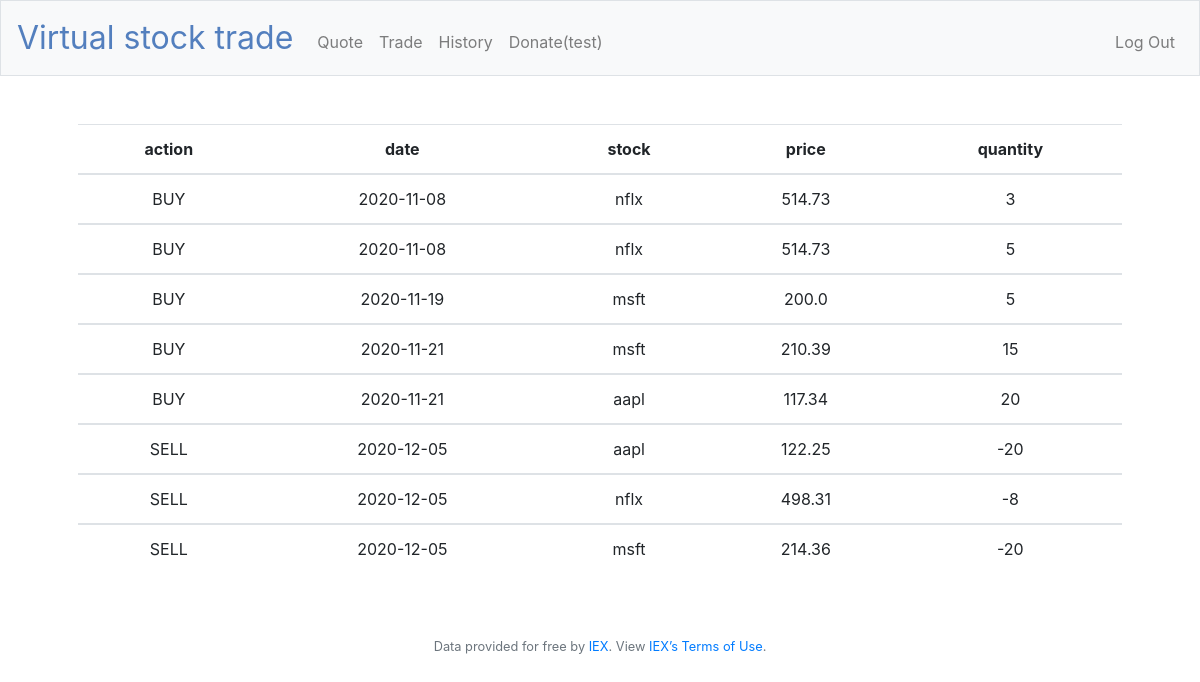
Screenshot of /history (signed in) with the database file from the repository.
### tables this page shows
CREATE TABLE 'stock' ('buy' boolean NOT NULL, 'date' date NOT NULL, 'stock' varchar(8) NOT NULL, 'price' real NOT NULL, 'quantity' bigint NOT NULL, 'username' char(8));

### project/finance/application.py (the view)
@app.route("/history")
@login_required
def history():
    rows = db.execute("select * from stock  WHERE username = :id",
                id=session["user_id"] )
    return render_template("history.html" , rows = rows)

### project/finance/application.py (called while the page is built)
@app.after_request
def after_request(response):
    response.headers["Cache-Control"] = "no-cache, no-store, must-revalidate"
    response.headers["Expires"] = 0
    response.headers["Pragma"] = "no-cache"
    return response

### project/finance/helpers.py (called while the page is built)
def login_required(f):
    @wraps(f)
    def decorated_function(*args, **kwargs):
        if session.get("user_id") is None:
            return redirect("/login")
        return f(*args, **kwargs)
    return decorated_function

### project/finance/templates/history.html (shortened to what this page needs)
{% extends "layout.html" %}
{% block main %}
    <table class="table">
        <thead>
          <th scope="col">action</th>
          <th scope="col">date</th>
          <th scope="col">stock</th>
          <th scope="col">price</th>
          <th scope="col">quantity</th>
        </thead>
    {% for row in rows %}
        <tbody>
            <tr>
            {% if row["buy"] %}
            <td>BUY</td>
            {% else %}
            <td>SELL</td>
            {% endif %}
            <td>{{row["date"]}}</td>
            <td>{{row["stock"]}}</td>
            <td>{{row["price"]}}</td>
            <td>{{row["quantity"]}}</td>
            </tr>
        </tbody>
    {% endfor %}
    </table>
{% endblock %}

### project/finance/templates/layout.html (shortened to what this page needs)
<!DOCTYPE html>
<html lang="en">
    <head>
        <link href="https://maxcdn.bootstrapcdn.com/bootstrap/4.1.3/css/bootstrap.min.css" rel="stylesheet">
        <link href="/static/styles.css" rel="stylesheet">
    </head>
    <body>
        <nav class="navbar navbar-expand-md navbar-light bg-light border">
            <a class="navbar-brand" href="/"><span class="blue">Virtual stock trade</span></a>
            <div class="collapse navbar-collapse" id="navbar">
                {% if session.user_id %}
                    <ul class="navbar-nav mr-auto mt-2">
                        <li class="nav-item"><a class="nav-link" href="/quote">Quote</a></li>
                        <li class="nav-item"><a class="nav-link" href="/buy">Trade</a></li>
                        <li class="nav-item"><a class="nav-link" href="/history">History</a></li>
                        <li class="nav-item"><a class="nav-link" href="https://buy.stripe.com/test_3cs4ij2bU6OifjaeUU">Donate(test)</a></li>
                    </ul>
                    <ul class="navbar-nav ml-auto mt-2">
                        <li class="nav-item"><a class="nav-link" href="/logout">Log Out</a></li>
                    </ul>
                {% else %}
                    <ul class="navbar-nav ml-auto mt-2">
                        <li class="nav-item"><a class="nav-link" href="/register">Register</a></li>
                        <li class="nav-item"><a class="nav-link" href="/login">Log In</a></li>
                    </ul>
                {% endif %}
            </div>
        </nav>
        <main class="container p-5">
            {% block main %}{% endblock %}
        </main>
        <footer class="small text-center text-muted">
            Data provided for free by <a href="https://iextrading.com/developer">IEX</a>. View <a href="https://iextrading.com/api-exhibit-a/">IEX’s Terms of Use</a>.
        </footer>
    </body>
</html>

### project/finance/static/styles.css (style rules this page uses)
nav .navbar-brand { font-size: xx-large; }
nav .navbar-brand .blue { color: #537fbe; }
main { overflow-x: auto; text-align: center; }

### rows the page displays
stock: buy "BUY", date "2020-11-08", stock "nflx", price "514.73", quantity "3"
stock: buy "BUY", date "2020-11-08", stock "nflx", price "514.73", quantity "5"
stock: buy "BUY", date "2020-11-19", stock "msft", price "200.0", quantity "5"
stock: buy "BUY", date "2020-11-21", stock "msft", price "210.39", quantity "15"
stock: buy "BUY", date "2020-11-21", stock "aapl", price "117.34", quantity "20"
stock: buy "SELL", date "2020-12-05", stock "aapl", price "122.25", quantity "-20"
stock: buy "SELL", date "2020-12-05", stock "nflx", price "498.31", quantity "-8"
stock: buy "SELL", date "2020-12-05", stock "msft", price "214.36", quantity "-20"
